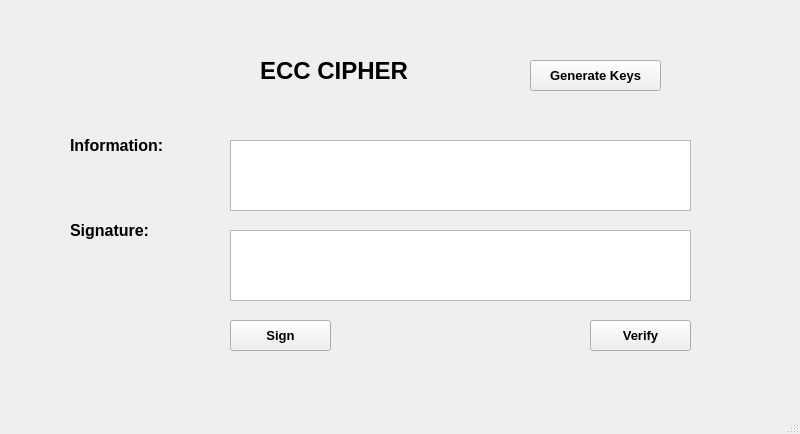
<?xml version="1.0" encoding="UTF-8"?>
<ui version="4.0">
 <class>MainWindow</class>
 <widget class="QMainWindow" name="MainWindow">
  <property name="geometry">
   <rect>
    <x>0</x>
    <y>0</y>
    <width>800</width>
    <height>434</height>
   </rect>
  </property>
  <property name="windowTitle">
   <string>MainWindow</string>
  </property>
  <widget class="QWidget" name="centralwidget">
   <widget class="QLabel" name="label">
    <property name="geometry">
     <rect>
      <x>260</x>
      <y>30</y>
      <width>201</width>
      <height>81</height>
     </rect>
    </property>
    <property name="font">
     <font>
      <pointsize>18</pointsize>
      <weight>75</weight>
      <bold>true</bold>
     </font>
    </property>
    <property name="text">
     <string>ECC CIPHER</string>
    </property>
   </widget>
   <widget class="QPushButton" name="btnKeys">
    <property name="geometry">
     <rect>
      <x>530</x>
      <y>60</y>
      <width>131</width>
      <height>31</height>
     </rect>
    </property>
    <property name="font">
     <font>
      <pointsize>10</pointsize>
      <weight>75</weight>
      <bold>true</bold>
     </font>
    </property>
    <property name="text">
     <string>Generate Keys</string>
    </property>
   </widget>
   <widget class="QPushButton" name="btnSign">
    <property name="geometry">
     <rect>
      <x>230</x>
      <y>320</y>
      <width>101</width>
      <height>31</height>
     </rect>
    </property>
    <property name="font">
     <font>
      <pointsize>10</pointsize>
      <weight>75</weight>
      <bold>true</bold>
     </font>
    </property>
    <property name="text">
     <string>Sign</string>
    </property>
   </widget>
   <widget class="QLabel" name="label_2">
    <property name="geometry">
     <rect>
      <x>70</x>
      <y>120</y>
      <width>141</width>
      <height>51</height>
     </rect>
    </property>
    <property name="font">
     <font>
      <pointsize>12</pointsize>
      <weight>75</weight>
      <bold>true</bold>
     </font>
    </property>
    <property name="text">
     <string>Information:</string>
    </property>
   </widget>
   <widget class="QLabel" name="label_3">
    <property name="geometry">
     <rect>
      <x>70</x>
      <y>200</y>
      <width>131</width>
      <height>61</height>
     </rect>
    </property>
    <property name="font">
     <font>
      <pointsize>12</pointsize>
      <weight>75</weight>
      <bold>true</bold>
     </font>
    </property>
    <property name="text">
     <string>Signature:</string>
    </property>
   </widget>
   <widget class="QTextEdit" name="txtInfo">
    <property name="geometry">
     <rect>
      <x>230</x>
      <y>140</y>
      <width>461</width>
      <height>71</height>
     </rect>
    </property>
   </widget>
   <widget class="QTextEdit" name="txtSign">
    <property name="geometry">
     <rect>
      <x>230</x>
      <y>230</y>
      <width>461</width>
      <height>71</height>
     </rect>
    </property>
   </widget>
   <widget class="QPushButton" name="btnVerify">
    <property name="geometry">
     <rect>
      <x>590</x>
      <y>320</y>
      <width>101</width>
      <height>31</height>
     </rect>
    </property>
    <property name="font">
     <font>
      <pointsize>10</pointsize>
      <weight>75</weight>
      <bold>true</bold>
     </font>
    </property>
    <property name="text">
     <string>Verify</string>
    </property>
   </widget>
  </widget>
  <widget class="QMenuBar" name="menubar">
   <property name="geometry">
    <rect>
     <x>0</x>
     <y>0</y>
     <width>800</width>
     <height>26</height>
    </rect>
   </property>
  </widget>
  <widget class="QStatusBar" name="statusbar"/>
 </widget>
 <resources/>
 <connections/>
</ui>
